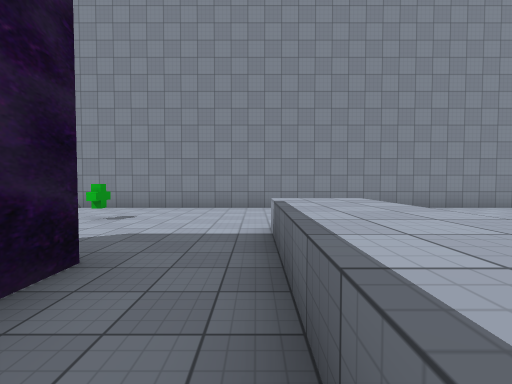
View 1 (above)

24 first-person views from a walk through a 3-D level made in the Unity game engine. The camera is 1.5 m above the floor, tilts 2° down and sees 90° across. The floor is counted in squares, 2 m on a side. Each view is taken from the middle of a square. On the plan, view 1 faces up. The plan holds only what a view shows up to about 9 squares ahead; the rest is blank. The place goes on beyond the plan. The player character is not drawn. Some surface patterns are stand-ins.

View 2
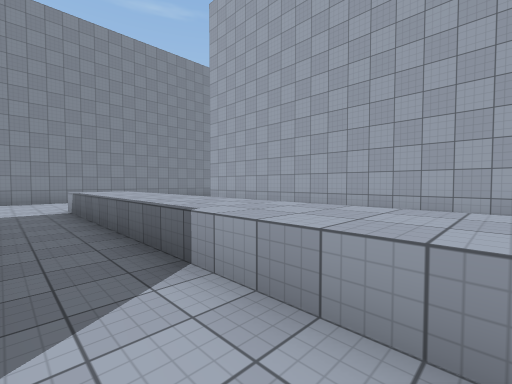

View 3
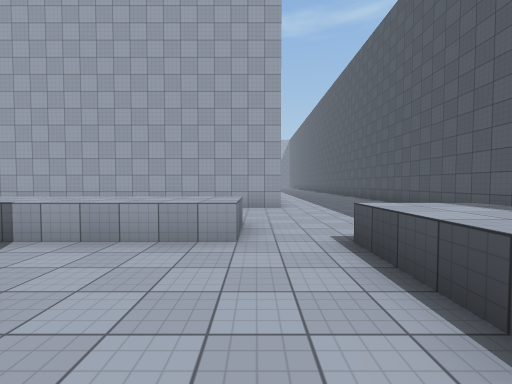

View 4
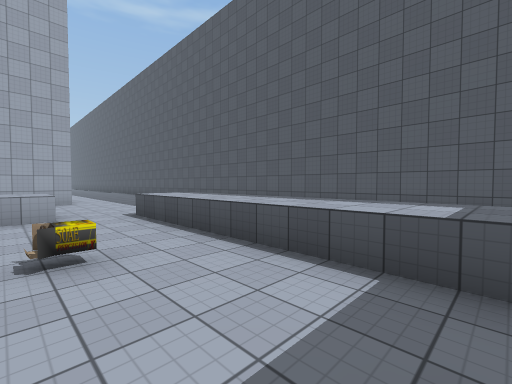

View 5
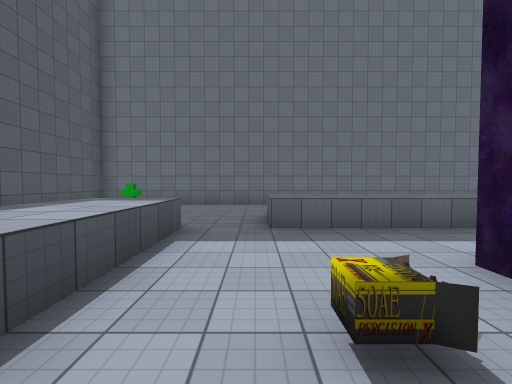

View 6
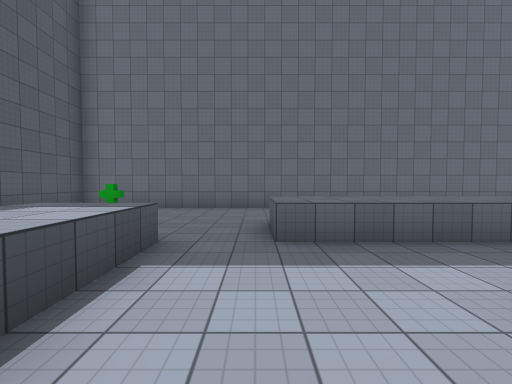

View 7
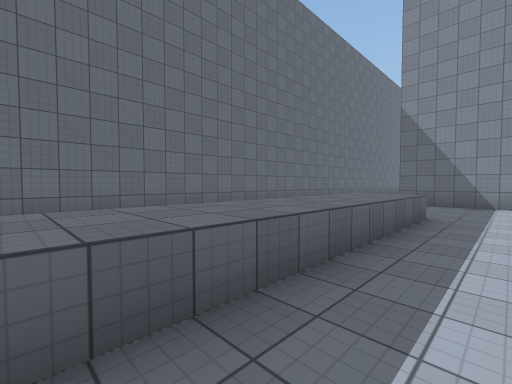

View 8
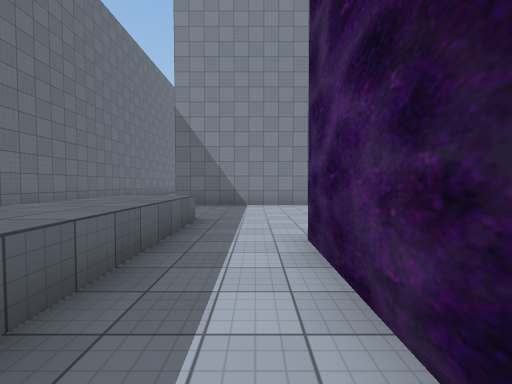

View 9
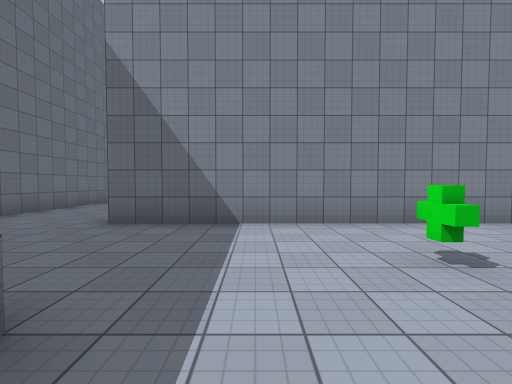

View 10
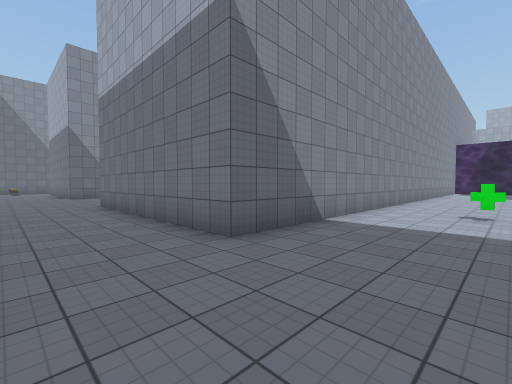

View 11
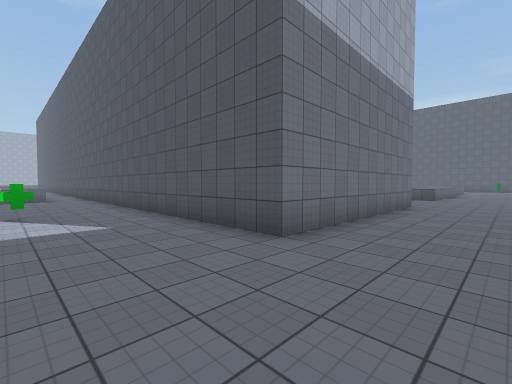

View 12
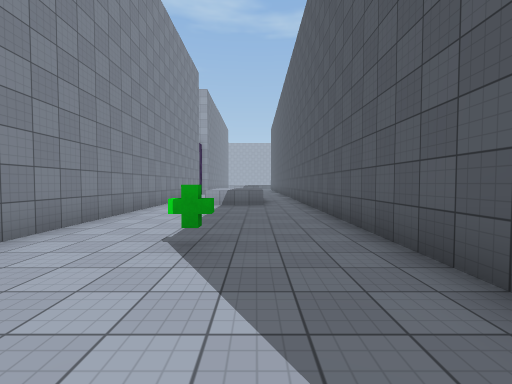

View 13
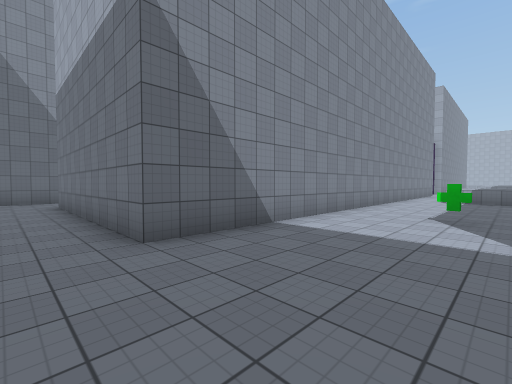

View 14
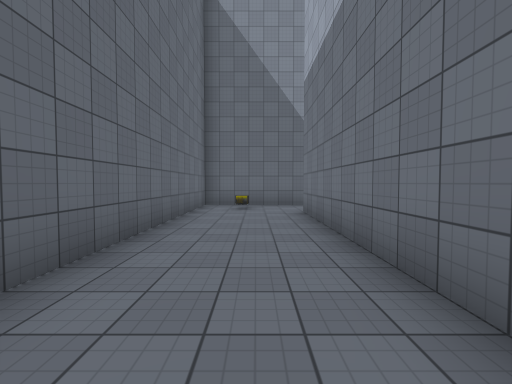

View 15
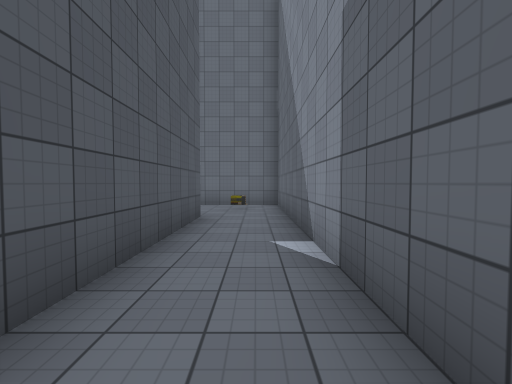

View 16
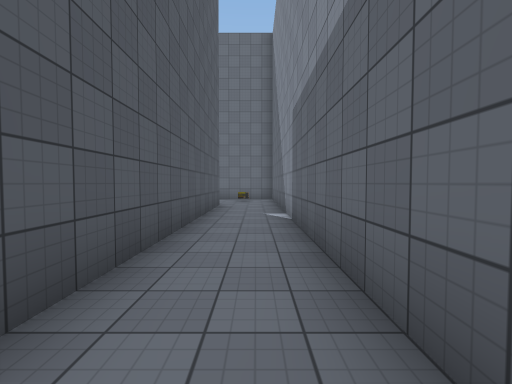

View 17
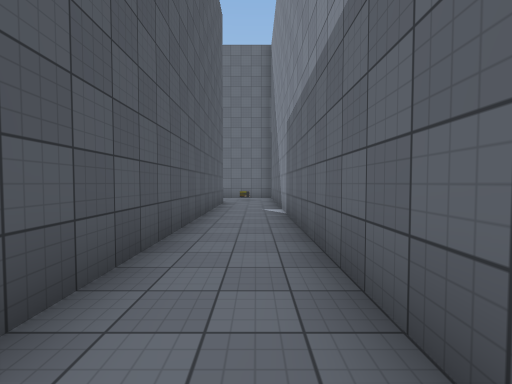

View 18
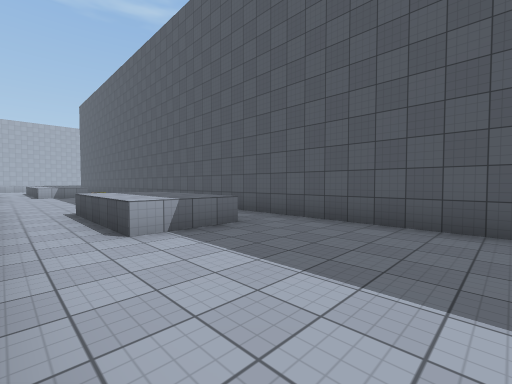

View 19
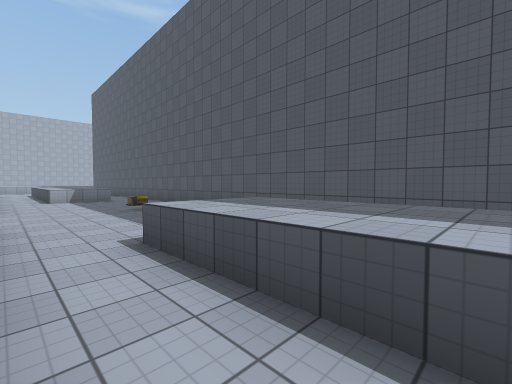

View 20
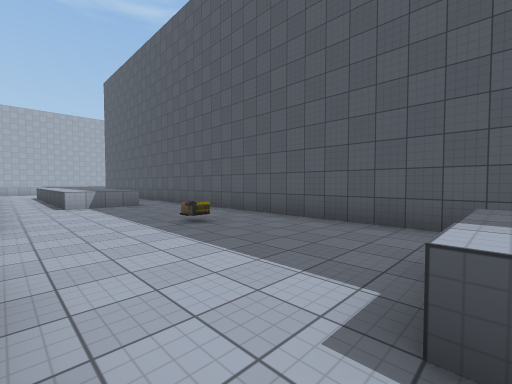

View 21
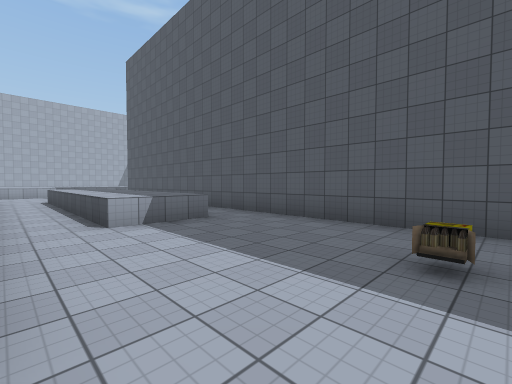

View 22
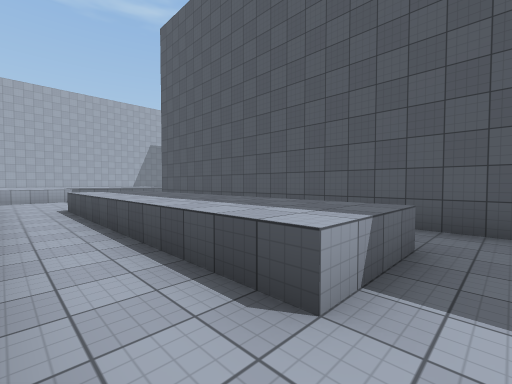

View 23
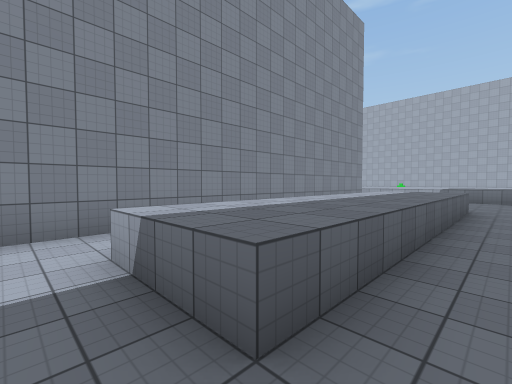

View 24
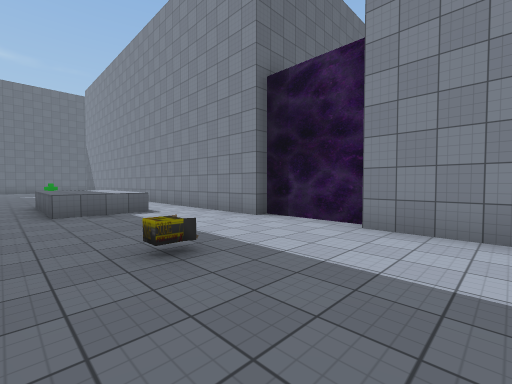

### Floor plan
Key: @ floor where view 1 was taken; # wall or solid block; . floor; ^ raised ledge; O other object.
Columns run from 11 left of view 1 to 22 right of it. Each row starts with its distance up from view 1.
 28 #############
 27 #.O...........
 26 #............
 25 #...#########
 24 #...#
 23 #...#
 22 #...#
 21 #...#
 20  ...##############################
 19   ................................
 18   ................................
 17  .......O.....^^^^........^^^^^^^^
 16  .............^^^^...O....^^^^^^^^
 15  .................................
 14  ...##############################
 13  ...#
 12 #...#
 11 #...#
 10 #...#
  9 #...#
  8 #...################
  7 #...........    ...
  6 #............   ..
  5 #.......O.....
  4 #  .^.......^.
  3 #  .^... ...^.  #
  2 #  .^..###..^.  #
  1 #  .^..#  ..^.  #
  0 #  .^..#  .@^.  #
 -1 #  .^..   ..^.  #
 -2 #  .^..   ..^.  #
 -3 #  .^..#  ..^.  #
 -4 #  .^...O...^.  #
 -5 #...............#
 -6 #.................
 -7 #....^^^^^^^......
 -8 #.   .......   ...
 -9 #
-10 #
-11  #################

Where each view was taken, in squares from view 1:
view 1: 0 up, 0 right, facing up
view 2: 4 down, 1 left, facing up-right
view 3: 5 down, 3 left, facing right
view 4: 4 down, 6 left, facing down-right
view 5: 5 down, 2 left, facing left
view 6: 5 down, 3 left, facing left
view 7: 2 down, 5 left, facing up-left
view 8: 1 down, 5 left, facing up
view 9: 3 up, 5 left, facing up
view 10: 5 up, 10 left, facing up-right
view 11: 17 up, 10 left, facing down-right
view 12: 16 up, 6 left, facing right
view 13: 16 up, 9 left, facing up-right
view 14: 19 up, 9 left, facing up
view 15: 27 up, 2 left, facing left
view 16: 27 up, 1 right, facing left
view 17: 27 up, 2 right, facing left
view 18: 19 up, 1 left, facing down-right
view 19: 19 up, 3 right, facing down-right
view 20: 19 up, 6 right, facing down-right
view 21: 19 up, 10 right, facing down-right
view 22: 19 up, 14 right, facing down-right
view 23: 15 up, 14 right, facing up-right
view 24: 15 up, 13 right, facing up-left
